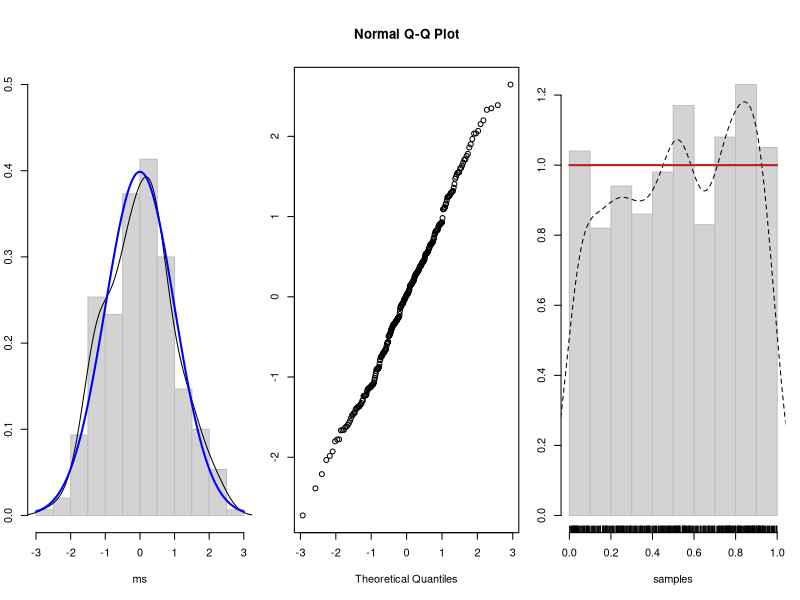
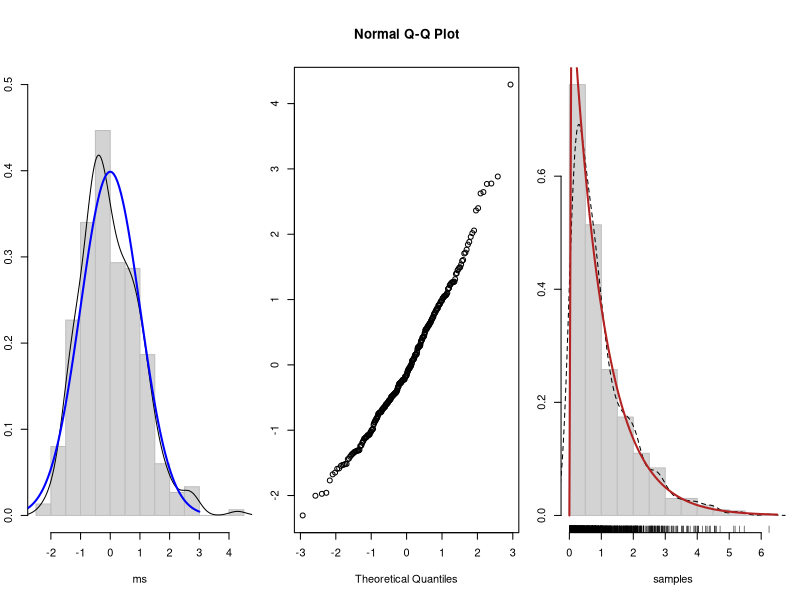
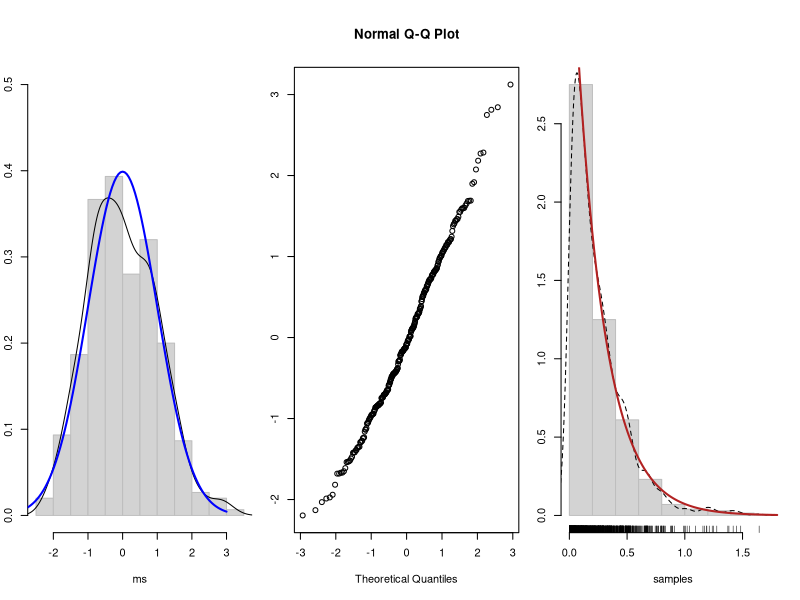
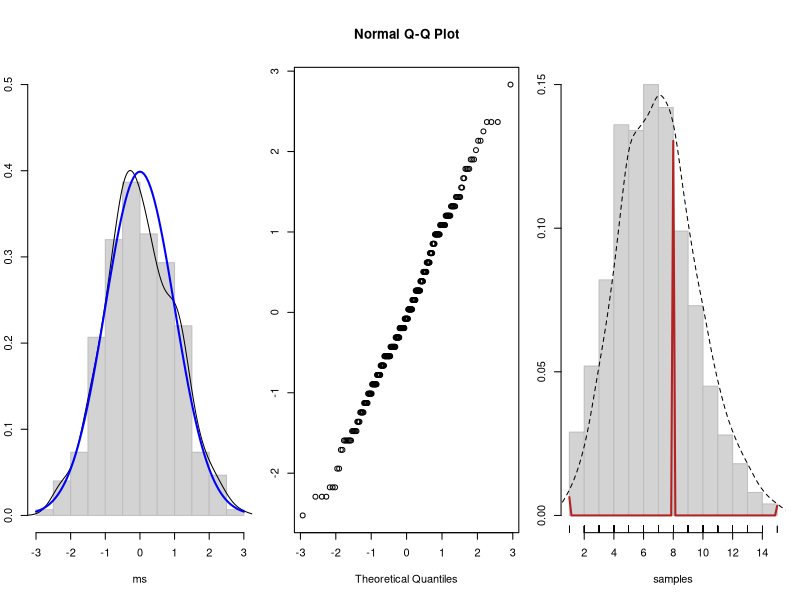
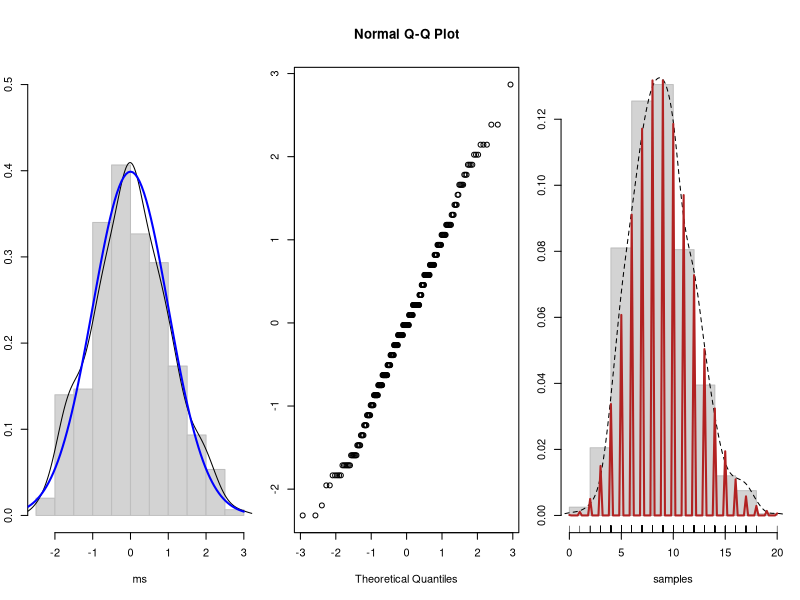
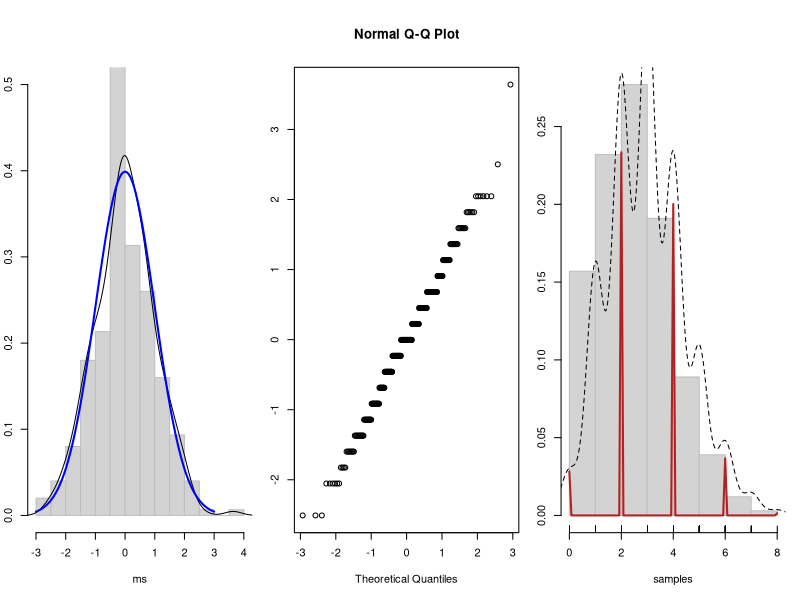

Recreate these plots in R, in order.
CL_Appliance = function(rfun, dfun, ssize=9, runs=300, title="CL Appliance",...) {
	# Initialize
	# 	Stores the means of samples
	#		'runs' 	is the no. of samples
	#		'ssize'	is the size of each sample
		m <- double(0);
	# Sample
	#	Sample from base distribution specified in 'rfun'
		for (i in 1:runs) m[i] =  mean(rfun(ssize, ...));
		ms <- scale(m);
	# Plot
		par(mfrow = c(1,3));
		par(mar = c(5,2,5,1) + 0.1);
		# Base: Histogram, Population
		  hist(ms, probability = TRUE, col = "light grey", border = "grey", main = NULL, ylim = c(0,0.5));
		# Overlay: Density Function, Population
		  lines(density(ms));
		# Overlay: Normal Distribution, Sample
		  curve(dnorm(x,0,1), -3, 3, col = "blue", lwd = 2, add = TRUE);
		# Add: Q-Q Plot
		  qqnorm(ms);
		# Add:
		  plotter(rfun, dfun, ...);
};

plotter = function(rfun, dfun, ...) {
	samples <- rfun(1000, ...)
	hist(samples, prob = T, main = "", col = "light gray", border = "gray")
	lines(density(samples), lty = 2)
	curve(dfun(x, ...), lwd = 2, col = "firebrick", add = TRUE)
	rug(samples)
}

CL_Appliance(runif, dunif);
CL_Appliance(rexp, dexp);
CL_Appliance(rexp, dexp, rate = 4);
CL_Appliance(rpois, dpois, lambda = 7);
CL_Appliance(rpois, dpois, lambda = 9);
CL_Appliance(rbinom, dbinom, size = 10, prob = 0.3);
#CL_Appliance(rt, dt, df = 13);
